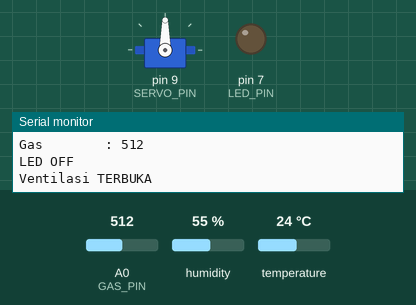
This sketch was run on a simulated Arduino Uno, built with avr-gcc and run on an emulated ATmega328P. On the bench: servo, output pins drawn as LEDs (lit = HIGH), the last lines printed to the serial monitor. The test bench sets the inputs (shaded band); at power-on: temperature 24 °C, A0 (GAS_PIN) = 512, humidity 55 %.

Above: at 2.9 s.
3.0 s: temperature set to 16 °C
5.8 s: temperature set to 13 °C
At 7.3 s:
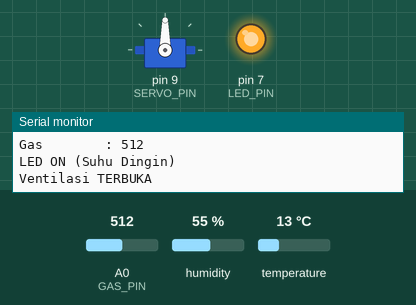
8.6 s: A0 (GAS_PIN) set to 491
At 11.1 s:
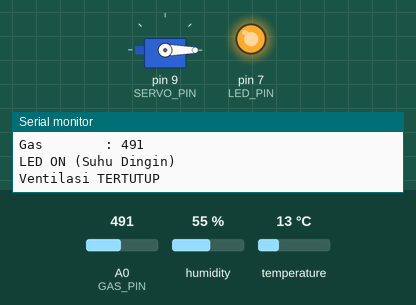
11.9 s: temperature set to 19 °C
At 12.9 s:
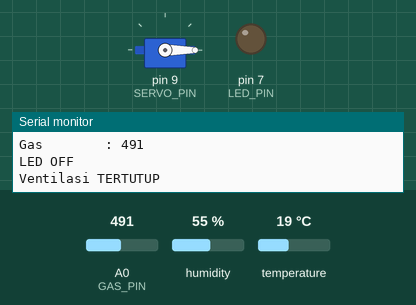
14.7 s: A0 (GAS_PIN) set to 1023
At 17.7 s:
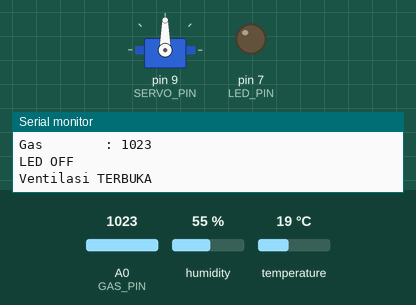
20.8 s: A0 (GAS_PIN) set to 490
At 21.4 s:
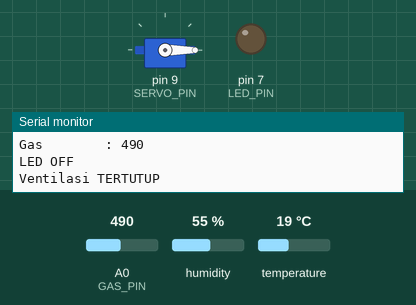
Timing chart, 0 to 23.8 s (numbered marks = the images above; inputs shaded):
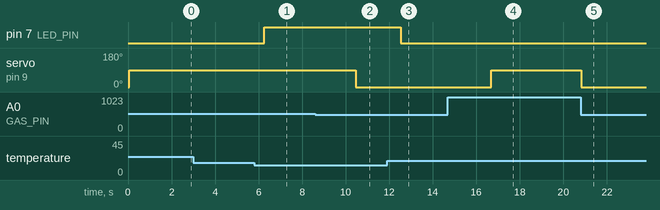

Measured:
- the behaviour switches between 15 and 14 °C on temperature (found by bisection; images 0 and 1)
- the behaviour switches between 501 and 500 on A0 (GAS_PIN) (found by bisection; images 1 and 2)
- after the input at 5.8 s, pin 7 (LED_PIN): LOW → HIGH after 0.47 s
- after the input at 8.6 s, servo on pin 9 (SERVO_PIN): 90° → 0° after 1.9 s
- after the input at 11.9 s, pin 7 (LED_PIN): HIGH → LOW after 0.63 s
- after the input at 14.7 s, servo on pin 9 (SERVO_PIN): 0° → 90° after 2.0 s
- after the input at 20.8 s, servo on pin 9 (SERVO_PIN): 90° → 0° at once

The sketch:

smartFarming.ino
```cpp
#include <DHT.h>
#include <Servo.h>

// =======================
// Konfigurasi Pin
// =======================
#define DHTPIN 2
#define DHTTYPE DHT11

#define GAS_PIN A0
#define LED_PIN 7
#define SERVO_PIN 9

// =======================
// Objek
// =======================
DHT dht(DHTPIN, DHTTYPE);
Servo ventilasi;

// =======================
// Variabel
// =======================
float suhu;
float kelembaban;
int gasValue;

// Ambang batas
const float BATAS_SUHU_DINGIN = 15.0;
const int BATAS_GAS = 500;

void setup() {
  Serial.begin(9600);

  pinMode(LED_PIN, OUTPUT);

  dht.begin();

  ventilasi.attach(SERVO_PIN);
  ventilasi.write(0);

  Serial.println("=== SMART FARMING SYSTEM ===");
}

void loop() {

  // Membaca DHT11
  suhu = dht.readTemperature();
  kelembaban = dht.readHumidity();

  // Membaca sensor gas
  gasValue = analogRead(GAS_PIN);

  // Cek pembacaan sensor
  if (isnan(suhu) || isnan(kelembaban)) {
    Serial.println("Gagal membaca DHT11!");
    delay(2000);
    return;
  }

  // ======================
  // Menampilkan Data
  // ======================
  Serial.println("--------------------");

  Serial.print("Suhu       : ");
  Serial.print(suhu);
  Serial.println(" C");

  Serial.print("Kelembaban : ");
  Serial.print(kelembaban);
  Serial.println(" %");

  Serial.print("Gas        : ");
  Serial.println(gasValue);

  // ======================
  // DHT11 Mengontrol LED
  // ======================
  if (suhu < BATAS_SUHU_DINGIN) {
    digitalWrite(LED_PIN, HIGH);
    Serial.println("LED ON (Suhu Dingin)");
  } else {
    digitalWrite(LED_PIN, LOW);
    Serial.println("LED OFF");
  }

  // ======================
  // Sensor Gas Mengontrol Servo
  // ======================
  if (gasValue > BATAS_GAS) {
    ventilasi.write(90);
    Serial.println("Ventilasi TERBUKA");
  } else {
    ventilasi.write(0);
    Serial.println("Ventilasi TERTUTUP");
  }

  delay(2000);
}
```
